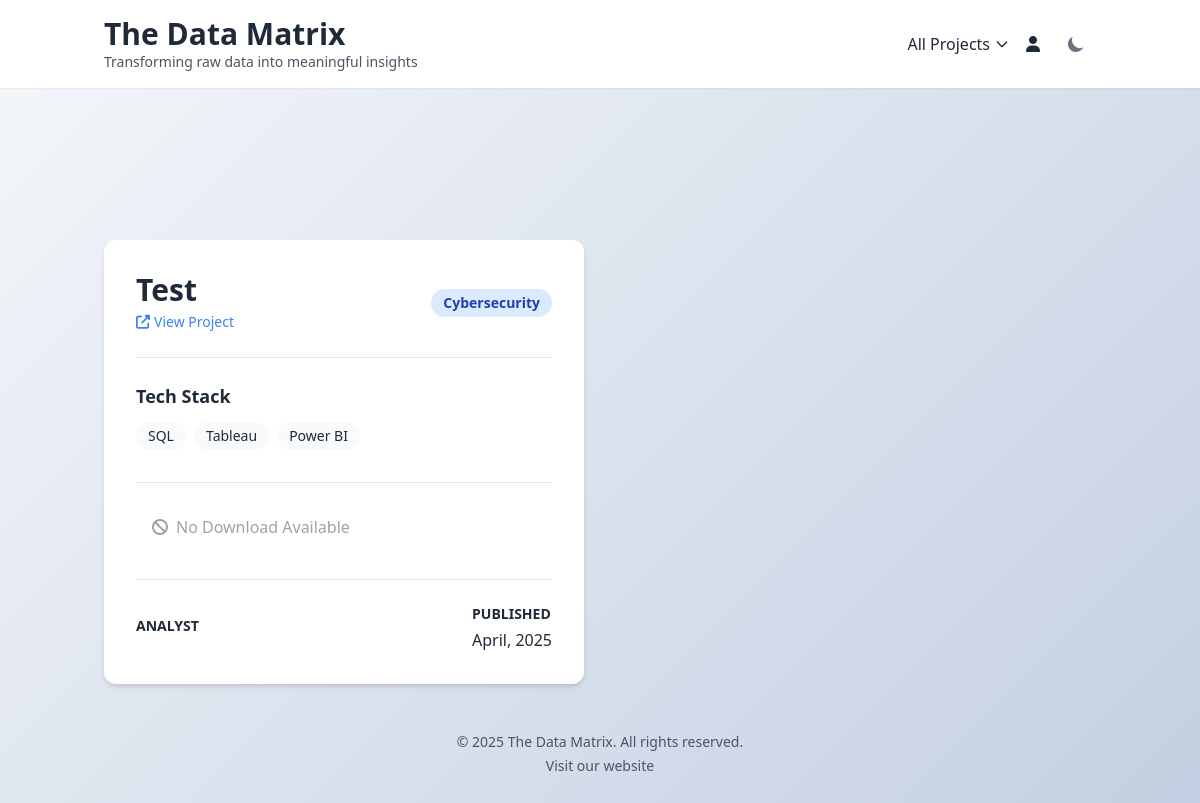
The app's page /, older data.
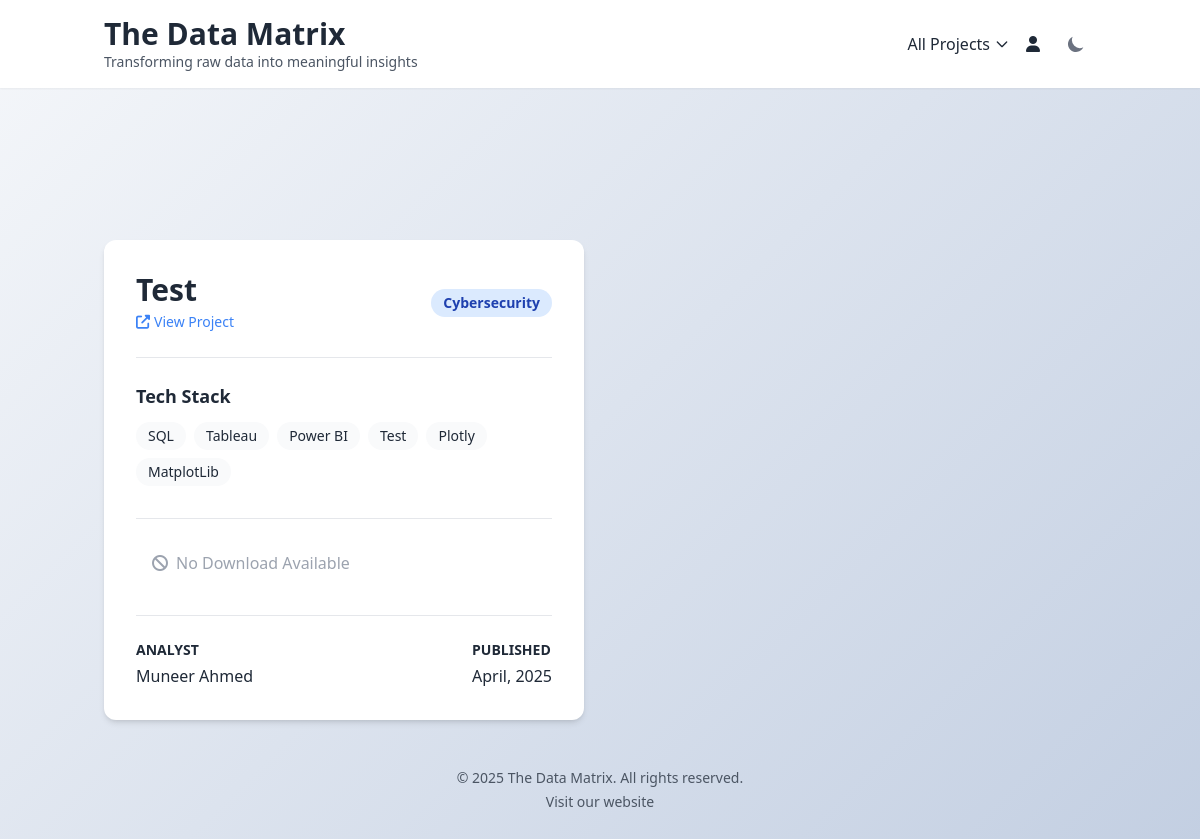
The same page, newer data.
### projects_app/models.py (models this page shows, shortened)
class MyProjects(models.Model):
    project_type = models.ForeignKey(ProjectList, on_delete=models.CASCADE, blank=True, null=True)
    title = models.CharField(max_length=100, unique=True)
    tools = models.ManyToManyField('Tool')
    description = models.CharField(max_length=250, blank=True, null=True)
    published_date = models.DateField(default=timezone.now)
    analyst = models.ForeignKey(User, on_delete=models.CASCADE, blank=True, null=True)
    problem_statement = models.TextField(blank=True, null=True)
    insights = models.TextField(blank=True, null=True)
    html_file = models.FileField(upload_to='html_files/', default='html_files/default.html', blank=True, null=True, max_length=250)
    pdf_file = models.FileField(upload_to='pdf_files/', blank=True, null=True, max_length=250)
    project_photo = models.ImageField(upload_to='project_pics/', default='project_pics/default.jpeg', blank=True, null=True, max_length=250)
    data_source = models.URLField(max_length=250, default='https://www.thedatamatrix.ca/', blank=True, null=True)
    content = CKEditor5Field('content', config_name='default', null=True)
    class Meta:
        verbose_name_plural = "My Projects"
    def get_project_type(self):
        if self.project_type:
            return self.project_type.project_type
        return None # Return None or a default value if the foreign key is not set.

class ProjectList(models.Model):
    project_type = models.CharField(max_length=35, blank=True, null=True, unique=True)
    def __str__(self):
        return self.project_type

class Tool(models.Model):
    name = models.CharField(max_length=25)

### projects_app/views.py (the view)
# urls.py: path('', views.home, name='project_home'),
def home(request):
    project_types = ProjectList.objects.all()
    projects_by_type = {ptype.project_type: MyProjects.objects.filter(project_type=ptype) for ptype in project_types}
    context = {
    'project_types': project_types,
    'projects_by_type': projects_by_type,
    }
    return render(request, 'projects_app/project_home.html', context)

### projects_app/templates/projects_app/project_home.html (shortened to what the changed rows need)
{% extends 'projects_app/base.html' %}
{% load static %}
{% block content %}
<main id="main-content" class="container mx-auto px-4">
    <div class="grid grid-cols-1 md:grid-cols-2 gap-8" id="projects-grid">
        {% for project_type, projects in projects_by_type.items %}
            {% for project in projects %}
                <div class="bg-[var(--bg-primary)] rounded-xl shadow-md overflow-hidden card-hover scroll-reveal" data-category="{{ project.get_project_type|slugify }}">
                    <div class="p-8">
                        <div class="flex items-center justify-between mb-6">
                            <div>
                                <h2 class="text-2xl md:text-3xl font-bold text-[var(--text-primary)]">
                                    {{ project.title }}
                                </h2>
                                <a href="{% url 'project_html_template' title=project.title %}"
                                   class="text-blue-500 hover:text-blue-700 text-sm inline-flex items-center mt-1">
                                    <i class="fas fa-external-link-alt mr-1"></i> View Project
                                </a>
                            </div>
                            <div class="bg-blue-100 text-blue-800 dark:bg-blue-700 dark:text-white px-3 py-1 rounded-full text-sm font-semibold">
                                {{ project.project_type }}
                            </div>
                        </div>
                        <div class="border-t border-gray-200 my-6"></div>
                        <div class="mb-8">
                            <h3 class="text-lg font-semibold text-[var(--text-primary)] mb-3">Tech Stack</h3>
                            <div class="flex flex-wrap gap-2">
                                {% for tool in project.tools.all %}
                                <span class="tech-chip bg-[var(--bg-secondary)] px-3 py-1 rounded-full text-sm text-[var(--text-primary)]">
                                    {{ tool.name }}
                                </span>
                                {% endfor %}
                            </div>
                        </div>
                        <div class="border-t border-gray-200 my-6"></div>
                        <div class="mb-8">
                            {% if project.pdf_file %}
                            <a href="{{ project.pdf_file.url }}"
                               class="inline-flex items-center px-4 py-2 bg-blue-600 text-white rounded-lg hover:bg-blue-700 transition-colors">
                                <i class="fas fa-download mr-2"></i> Download Analysis File
                            </a>
                            {% else %}
                                <span class="inline-flex items-center px-4 py-2 text-gray-400 dark:text-gray-600 rounded-lg cursor-not-allowed">
                                    <i class="fas fa-ban mr-2"></i> No Download Available
                                </span>
                            {% endif %}
                        </div>
                        <div class="border-t border-gray-200 my-6"></div>
                        <div class="flex flex-col sm:flex-row justify-between items-start sm:items-center">
                            <div class="mb-4 sm:mb-0">
                                <h4 class="text-sm font-semibold text-[var(--text-primary)] mb-1">ANALYST</h4>
                                <p class="text-[var(--text-primary)]">
                                    {{ project.analyst.first_name }} {{ project.analyst.last_name }}
                                </p>
                            </div>
                            <div>
                                <h4 class="text-sm font-semibold text-[var(--text-primary)] mb-1">PUBLISHED</h4>
                                <p class="text-[var(--text-primary)]">
                                    {{ project.published_date|date:"F, Y" }}
                                </p>
                            </div>
                        </div>
                    </div>
                </div>
            {% endfor %}
        {% endfor %}
    </div>
</main>
{% endblock %}

Row changes from the older to the newer data that the page shows:
changed MyProjects "Test": gains Tool (name "Test"); gains Tool (name "Plotly"); gains Tool (name "MatplotLib")
Text that changed along with them:
new list line: "Muneer Ahmed"
